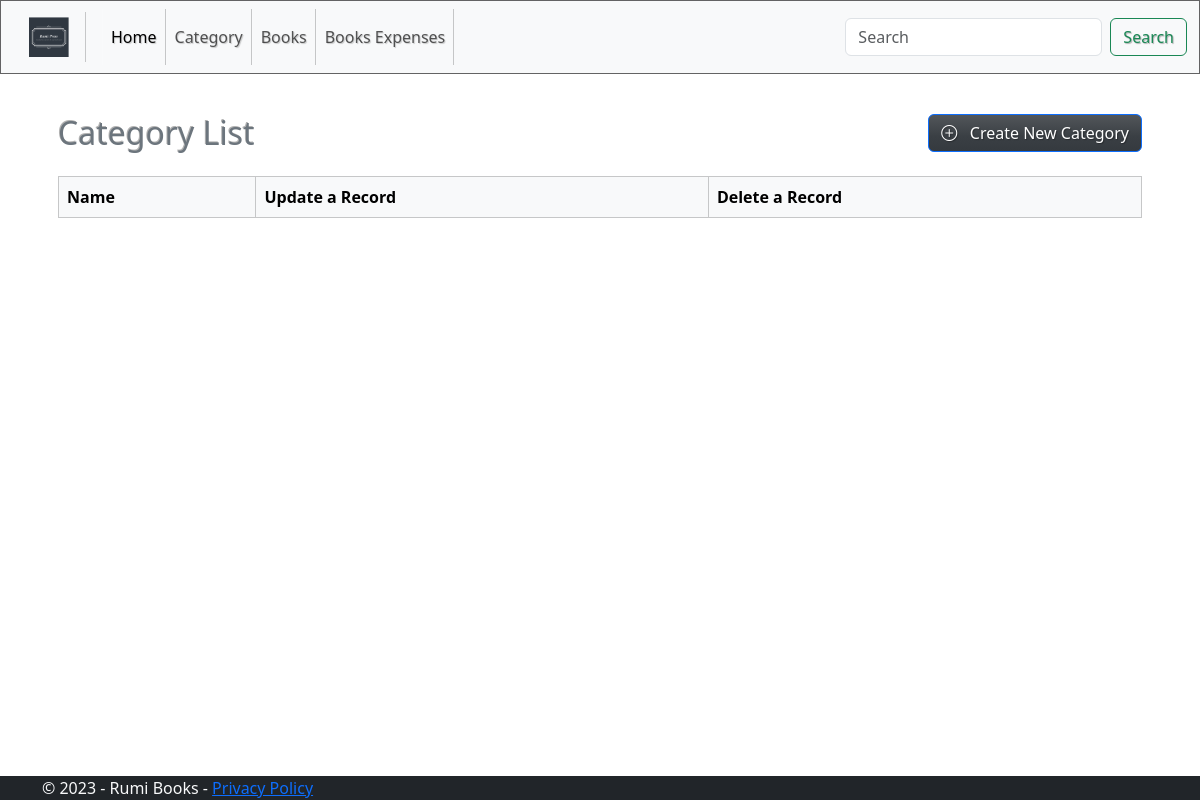
Page /categories/ on the earlier database version.
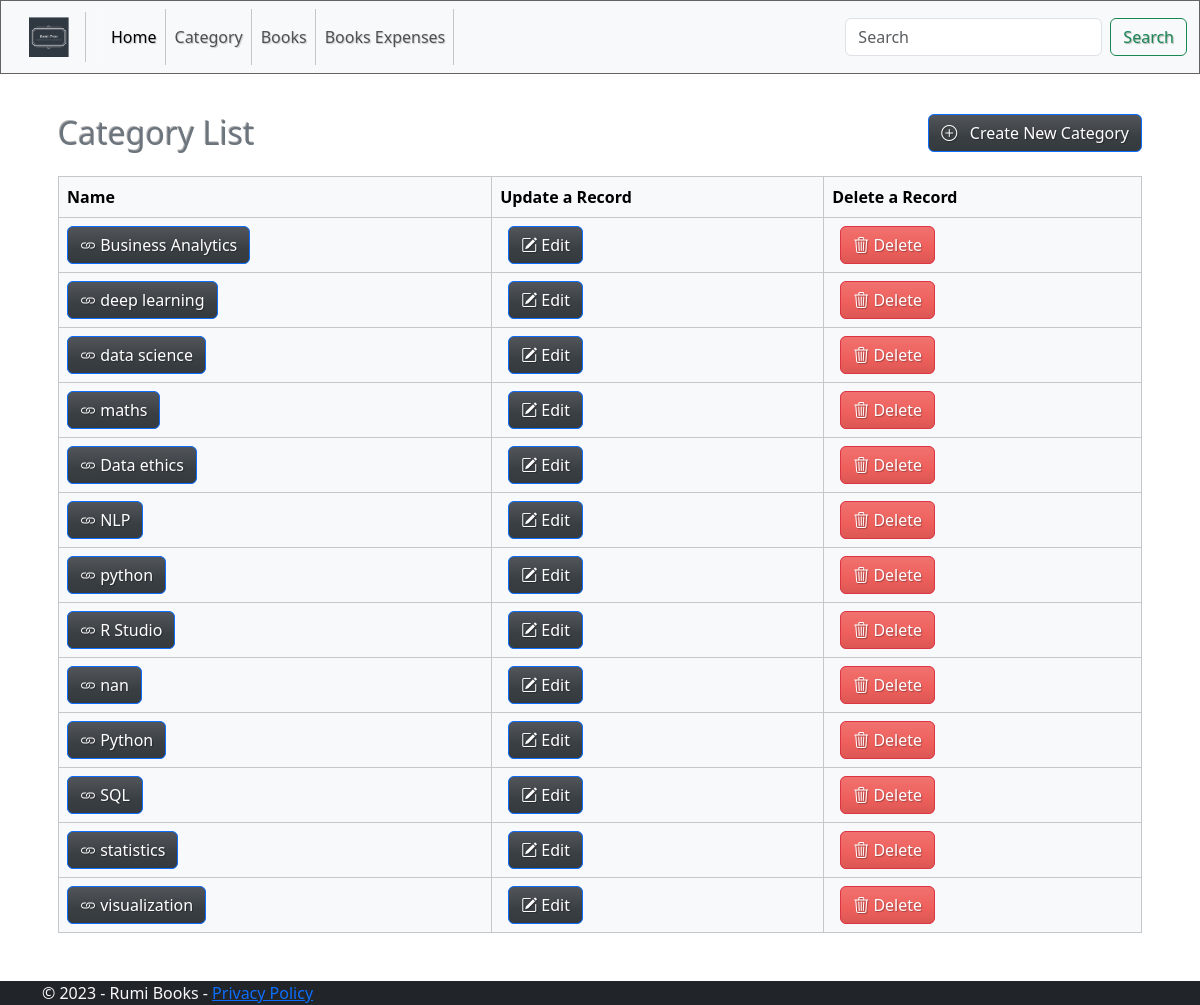
Same page on the later database version.
### rumi_app/models.py (models this page shows, shortened)
class Category(models.Model):
    slug = models.SlugField()
    name = models.CharField(max_length=255, db_index=True)

### rumi_app/views.py (the view)
# urls.py: path('categories/', CategoryListView.as_view(), name='category_list'),
class CategoryListView(ListView):
    model = Category
    template_name = 'category/category_list.html'
    context_object_name = 'categories'

### templates/category/category_list.html
{% extends 'base.html' %}
{% block content %}
  <div class="container p-3">
    <div class="row pt-4 mb-3">
        <div class="col-6">
            <h2 class="text-secondary"> Category List </h2>
        </div>
        <div class="col-6 text-end">
            <a href="{% url 'category_create' %}" class="btn btn-primary">
                <i class="bi bi-plus-circle"></i> &nbsp; Create New Category
            </a>
        </div>
    </div>
  <table class="table table-bordered table-light tabble-striped" style="width: 100%;">
    <thead>
      <tr>
        <th>Name</th>
        <th>Update a Record</th>
        <th>Delete a Record</th>
      </tr>
    </thead>
    <tbody>
      {% for category in categories %}
        <tr>
          <td width="40%">
            <a href="{% url 'books_by_category' category.id %}" class="btn btn-primary" > <i class="bi bi-link"></i> {{ category.name }}</a>
        </td>
          <td>
            <div class="w-auto btn-group" role="group">
              <a class="btn btn-primary mx-2" href="{% url 'category_update' category.id %}" >
                  <i class="bi bi-pencil-square"></i>
                  Edit
              </a>
          </div>
          </td>
          <td>
            <div class="w-auto btn-group" role="group">
              <a class="btn btn-danger mx-2"href="{% url 'category_delete' category.id %}">
                  <i class="bi bi-trash3"></i>
                  Delete
              </a>
          </div>
          </td>
        </tr>
      {% endfor %}
    </tbody>
  </table>
</div>
{% endblock %}

Differences in the rows shown:
added Category: name "Business Analytics"
added Category: name "deep learning"
added Category: name "data science"
added Category: name "maths"
added Category: name "Data ethics"
added Category: name "NLP"
added Category: name "python"
added Category: name "R Studio"
added Category: name "nan"
added Category: name "Python"
added Category: name "SQL"
added Category: name "statistics"
added Category: name "visualization"
